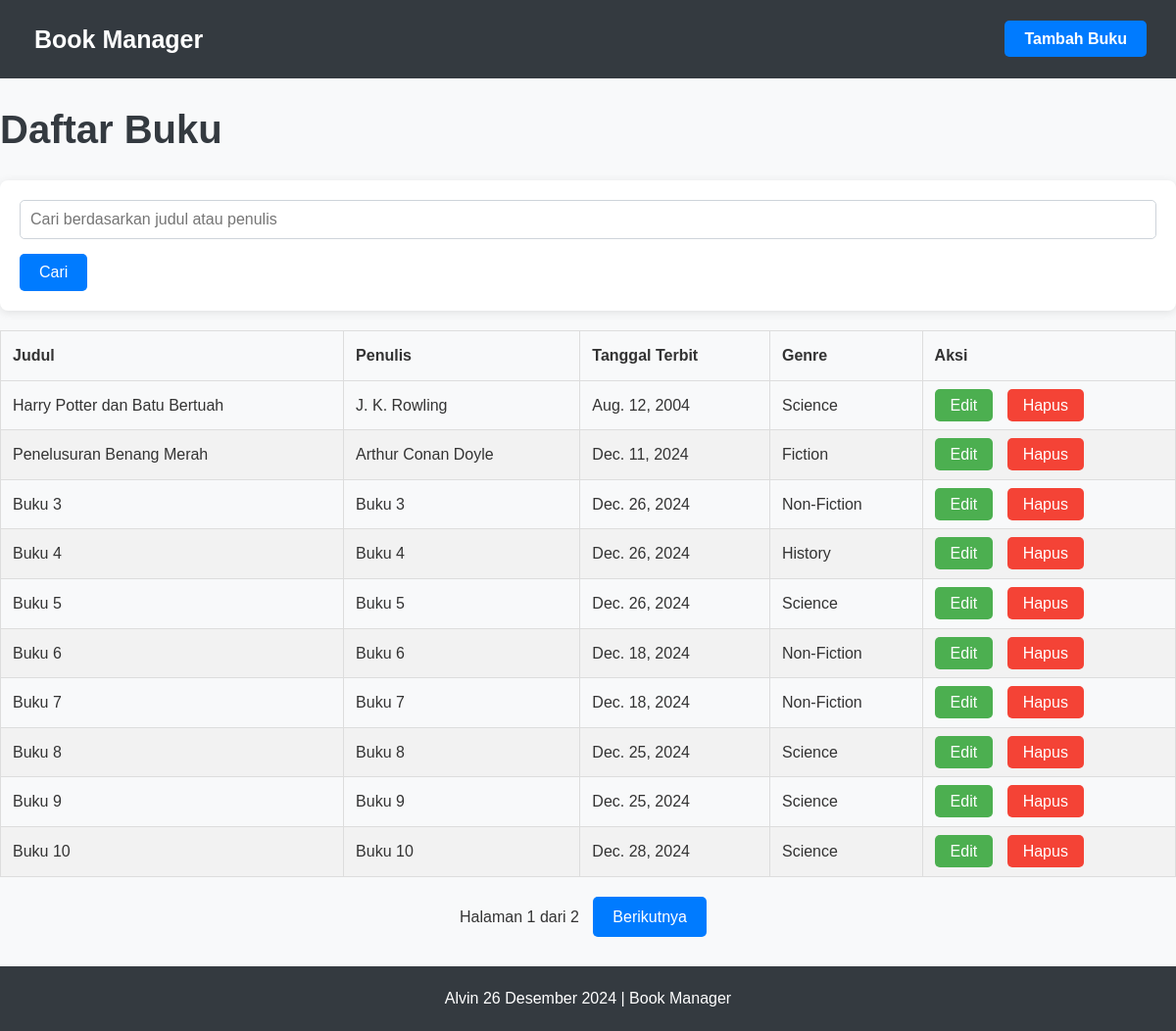
The page /books/ on the database its author committed.
### books/models.py (models this page shows, shortened)
class Book(models.Model):
    GENRE_CHOICES = [
        ('Fiction', 'Fiction'),
        ('Non-Fiction', 'Non-Fiction'),
        ('Science', 'Science'),
        ('History', 'History'),
    ]
    title = models.CharField(max_length=100, blank=False) # title, tidak boleh kosong
    author = models.CharField(max_length=50, blank=False) # author, tidak boleh kosong
    published_date = models.DateField()
    genre = models.CharField(max_length=20, choices=GENRE_CHOICES) # pilihan genre
    summary = models.TextField(blank=True, null=True) # summary boleh kosong (opsional)

### books/views.py (the view)
# urls.py: path('', BookListView.as_view(), name='book_list'),
class BookListView(ListView):
    model = Book
    template_name = 'book_list.html' # template yang dipakai
    context_object_name = 'books' # nama variabel yang dipakai di template
    paginate_by = 10  # untuk paginasi
    def get_queryset(self):
        query = self.request.GET.get('search') # ambil data dari form search
        if query:
            return Book.objects.filter(title__icontains=query) | Book.objects.filter(author__icontains=query)
        return Book.objects.all() # kalau ngga ada data yang dicari, tampilkan semua data

### books/templates/books/book_list.html (shortened to what this page needs)
{% extends 'base.html' %}
{% block content %}
<h1>Daftar Buku</h1>
<form method="get">
    <input type="text" name="search" placeholder="Cari berdasarkan judul atau penulis">
    <button type="submit">Cari</button>
</form>
<table>
    <thead>
        <tr>
            <th>Judul</th>
            <th>Penulis</th>
            <th>Tanggal Terbit</th>
            <th>Genre</th>
            <th>Aksi</th>
        </tr>
    </thead>
    <tbody>
        {% for book in books %}
        <tr>
            <td>{{ book.title }}</td>
            <td>{{ book.author }}</td>
            <td>{{ book.published_date }}</td>
            <td>{{ book.genre }}</td>
            <td>
                <a href="{% url 'book_edit' book.id %}" class="btn-edit">Edit</a>
                <a href="{% url 'book_delete' book.id %}" class="btn-delete">Hapus</a>
            </td>
        </tr>
        {% endfor %}
    </tbody>
</table>
{% if is_paginated %}
<div class="pagination">
    <span class="page-info">Halaman {{ page_obj.number }} dari {{ page_obj.paginator.num_pages }}</span>
    {% if page_obj.has_next %}
        <a href="?page={{ page_obj.next_page_number }}" class="pagination-btn next">Berikutnya</a>
    {% endif %}
</div>
{% endif %}
{% endblock %}

### templates/base.html (shortened to what this page needs)
{% load static %}
<!DOCTYPE html>
<html lang="en">
<head>
    <link rel="stylesheet" href="{% static 'books/base.css' %}">
</head>
<body>
    {% include 'books/includes/header.html' %}
    <div class="container mt-4">
        {% block content %}
        {% endblock %}
    </div>
    <footer class="text-center mt-5">
        <p> Alvin 26 Desember 2024 | Book Manager</p>
    </footer>
</body>
</html>

### books/templates/books/includes/header.html
<nav class="navbar navbar-expand-lg navbar-light bg-light">
    <div class="container-fluid d-flex justify-content-between align-items-center">
        <a class="navbar-brand" href="/books/">Book Manager</a>
        <div class="ms-auto">
            <a href="/books/add/" class="btn btn-primary">Tambah Buku</a>
        </div>
    </div>
</nav>

### books/static/books/base.css (style rules this page uses)
* { margin: 0; padding: 0; box-sizing: border-box; }
body { font-family: 'Arial', sans-serif; background-color: #f8f9fa; color: #333; line-height: 1.6; }
.navbar { background-color: #343a40; padding: 10px 20px; }
.navbar a { color: #fff; font-size: 25px; text-decoration: none; font-weight: bold; padding: 10px 15px; }
.container-fluid { display: flex; justify-content: space-between; align-items: center; }
.ms-auto { margin-left: auto; }
.ms-auto .btn { padding: 10px 20px; font-size: 16px; background-color: #007bff; }
.container { max-width: 1200px; margin: 20px auto; }
h1 { font-size: 2.5rem; color: #343a40; margin-bottom: 20px; }
button { padding: 10px 20px; background-color: #007bff; color: white; border: none; border-radius: 5px; font-size: 1rem; cursor: pointer; transition: background-color 0.3s ease; }
.btn-edit { background-color: #4CAF50; color: white; padding: 8px 16px; text-decoration: none; border-radius: 5px; margin-right: 10px; transition: background-color 0.3s; }
.btn-delete { background-color: #f44336; color: white; padding: 8px 16px; text-decoration: none; border-radius: 5px; transition: background-color 0.3s; }
form { background-color: #fff; padding: 20px; border-radius: 8px; box-shadow: 0 2px 10px rgba(0, 0, 0, 0.1); }
form input, form select, form textarea { width: 100%; padding: 10px; margin-bottom: 15px; border: 1px solid #ced4da; border-radius: 5px; font-size: 1rem; }
footer { background-color: #343a40; color: #fff; padding: 20px 0; text-align: center; margin-top: 30px; }
table { width: 100%; border-collapse: collapse; margin-top: 20px; }
th, td { padding: 12px; text-align: left; border: 1px solid #ddd; }
thead { background-color: #f8f9fa; }
thead th { font-weight: bold; }
tbody tr:nth-child(even) { background-color: #f2f2f2; }
a.btn { padding: 5px 10px; margin-right: 10px; text-decoration: none; border-radius: 5px; font-size: 14px; }
.pagination { text-align: center; margin-top: 20px; }
.pagination-btn { display: inline-block; padding: 8px 20px; margin: 0 10px; background-color: #007bff; color: white; text-decoration: none; border-radius: 5px; transition: background-color 0.3s; }
.pagination-btn.next { background-color: #007bff; }

### rows shown on the page
Book: title "Harry Potter dan Batu Bertuah", author "J. K. Rowling", published_date "Aug. 12, 2004", genre "Science"
Book: title "Penelusuran Benang Merah", author "Arthur Conan Doyle", published_date "Dec. 11, 2024", genre "Fiction"
Book: title "Buku 3", author "Buku 3", published_date "Dec. 26, 2024", genre "Non-Fiction"
Book: title "Buku 4", author "Buku 4", published_date "Dec. 26, 2024", genre "History"
Book: title "Buku 5", author "Buku 5", published_date "Dec. 26, 2024", genre "Science"
Book: title "Buku 6", author "Buku 6", published_date "Dec. 18, 2024", genre "Non-Fiction"
Book: title "Buku 7", author "Buku 7", published_date "Dec. 18, 2024", genre "Non-Fiction"
Book: title "Buku 8", author "Buku 8", published_date "Dec. 25, 2024", genre "Science"
Book: title "Buku 9", author "Buku 9", published_date "Dec. 25, 2024", genre "Science"
Book: title "Buku 10", author "Buku 10", published_date "Dec. 28, 2024", genre "Science"

### other values the page prints
{{ page_obj.number }} "1"
{{ page_obj.paginator.num_pages }} "2"
